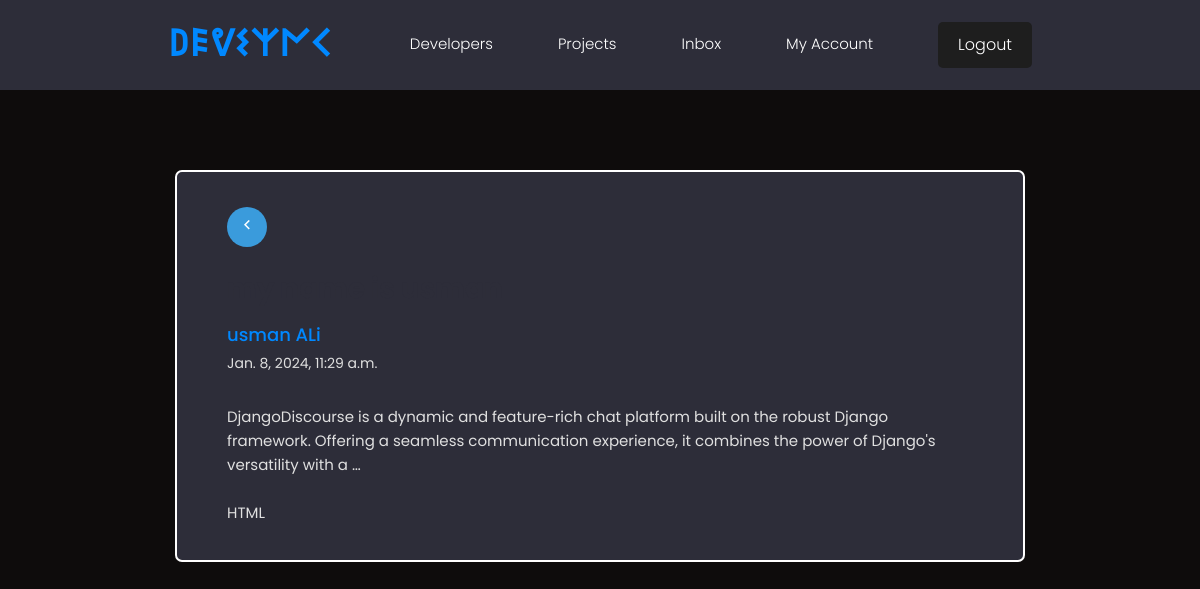
Page /user-message/e2095c0c-d208-421c-b97d-47de745e4593/ (signed in) on the committed database.
### users/models.py (models this page shows, shortened)
class Message(models.Model):
    sender = models.ForeignKey(
        Profile, on_delete=models.SET_NULL, null=True, blank=True
    )
    recipient = models.ForeignKey(
        Profile,
        on_delete=models.SET_NULL,
        null=True,
        blank=True,
        related_name="messages",
    )
    name = models.CharField(max_length=200, null=True, blank=True)
    email = models.EmailField(max_length=200, null=True, blank=True)
    subject = models.CharField(max_length=200, null=True, blank=True)
    body = models.TextField()
    is_read = models.BooleanField(default=False, null=True)
    created = models.DateTimeField(auto_now_add=True)
    id = models.UUIDField(
        default=uuid.uuid4, unique=True, primary_key=True, editable=False
    )
    class Meta:
        ordering = ["is_read", "-created"]

### users/views.py (the view)
# urls.py: path('user-message/<str:pk>/', views.theMessage, name='user-message'),
def theMessage(request, pk):
    profile = request.user.profile
    messageRequests = profile.messages.get(id=pk)
    if messageRequests.is_read == False:
        messageRequests.is_read = True
        messageRequests.save()
    context = {"page": "Message", "messageRequests": messageRequests}
    return render(request, "message.html", context)

### users/templates/message.html
{% extends "base.html" %}
{% block content %}
  <main class="messagePage my-xl">
    <div class="content-box">
      <div class="message">
        <a class="backButton" href="{% url 'inbox' %}"><i class="ri-arrow-left-s-line"></i></a>
        <h2 class="message__subject">{{ messageRequests.subject }}</h4>
          <a class="message__author">{{ messageRequests.name }}</a>
          <p class="message__date">{{ messageRequests.created }}</p>
          <div class="message__body">
            {{ messageRequests.body|linebreaksbr }}
          </div>
      </div>
    </div>
  </main>
  {% endblock content %}

### static/styles/app.css (style rules this page uses)
:root { --color-sub: #2d2d39; }
.content-box { width: 95%; max-width: 85rem; margin: 0 auto; }
.message { padding: 2.5rem 0; }
.message>a { display: flex; gap: 1rem; }
.message__author, .message__date { flex-basis: 25%; }
.message__subject { flex-basis: 50%; }
.message__date { text-align: right; }
.messagePage .message { list-style: none; background: var(--color-sub); padding: 3.5rem 5rem; border: 2px solid var(--color-light); border-radius: 0.7rem; }
.messagePage .message__subject { font-size: 2.8rem; color: var(--color-sub); margin-bottom: 1rem; margin-top: 2rem; }
.messagePage .message__author { font-size: 1.8rem; font-weight: 500; }
.messagePage .message__date { font-size: 1.4rem; font-weight: 400; text-align: left; margin-bottom: 3rem; }
.backButton { background: var(--color-main-light); color: var(--color-white); width: 4rem; height: 4rem; display: flex; align-items: center; justify-content: center; border-radius: 50%; }
.backButton i { font-size: 1.8rem; }

### static/uikit/styles/modules/_variables.css (style rules this page uses)
:root { --color-main: #0088ff; --color-main-light: #3a9bdc; --color-sub: #121212; --color-sub-light: #1e1e1e; --color-sub-lighter: #333333; --color-text: #e0e0e0; --color-gray: #757575; --color-light: #ffffff; --color-light-gray: #616161; --color-bg: #0e0c0c; --color-white: #ffffff; --color-white-light: #bfbfbf; --color-success: #4caf50; --color-success-bg: #2e7d32; --color-error: #f44336; --color-error-bg: #d32f2f; --font-base: 'Poppins', 'Segoe UI', Roboto, 'Helvetica Neue', Arial, sans-serif; --font-monospace: 'Fira Code', 'Courier New', Courier, monospace; --font-regular: 400; --font-medium: 500; --font-bold: 700; --generic-shadow: 2px 2px 8px rgba(0, 0, 0, 0.5); --generic-transition: all 0.3s ease-in-out; }

### static/uikit/styles/modules/_base.css (style rules this page uses)
* { margin: 0; padding: 0; box-sizing: border-box; text-rendering: optimizeLegibility; color: inherit; font-size: inherit; }
html { font-size: 50%; }
@media only screen and (min-width: 480px) { html { font-size: 56.25%; } }
@media only screen and (min-width: 1200px) { html { font-size: 62.5%; } }
body { line-height: 1.6; font-weight: 400; font-size: 1.5rem; color: var(--color-text); background-color: var(--color-bg); min-height: 100vh; }

### static/uikit/styles/modules/_typography.css (style rules this page uses)
* { font-family: var(--font-base); }
h2 { font-size: 3.6rem; font-weight: var(--font-bold); }
p, span, strong { font-size: 1.6rem; color: var(--color-text); font-weight: var(--font-regular); }
a { padding-bottom: 2px; text-decoration: none; display: inline-block; color: var(--color-main); font-weight: var(--font-medium); }

### static/uikit/styles/modules/_utilities.css (style rules this page uses)
.my-xl { margin: 8rem auto; }

### rows in the picture
Message: name "usman ALi", created "Jan. 8, 2024, 11:29 a.m.", body "DjangoDiscourse is a dynamic and feature-rich chat platform built on the robust Django framework. Offering a seamless communication experience, it combines the power of Django's versatility with a … HTML"
